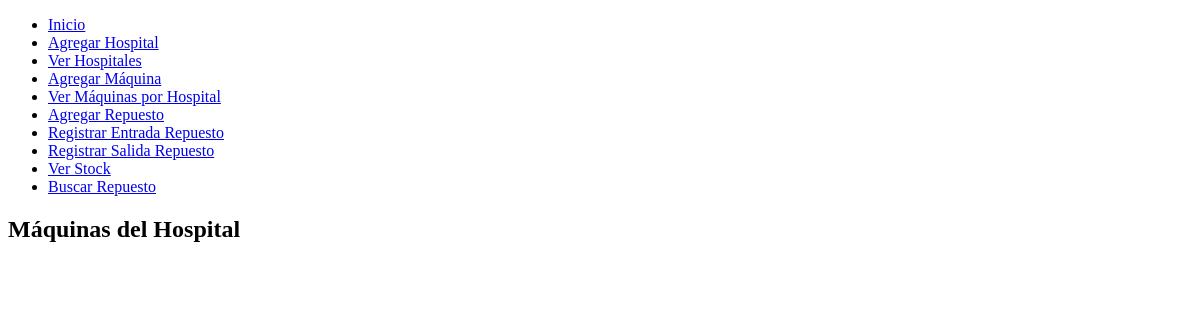
/ver_maquinas/7, run on an earlier commit of the app's database.
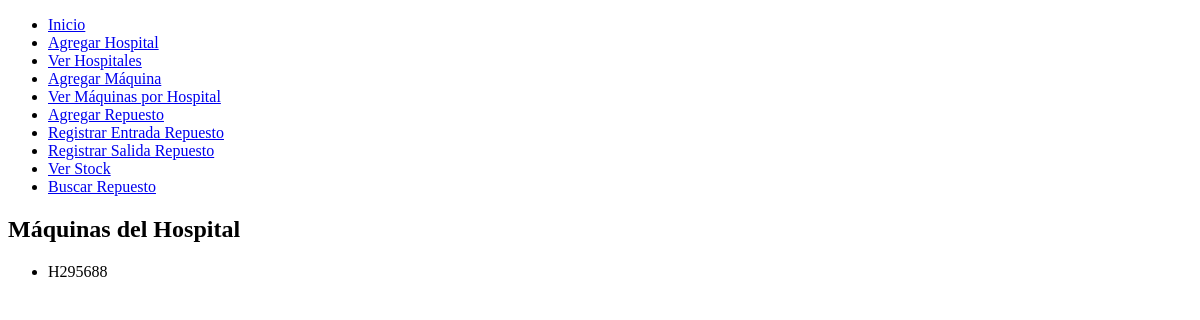
And on a later commit of the database.
### tables this page shows
CREATE TABLE maquina (
            id INTEGER PRIMARY KEY AUTOINCREMENT,
            nombre TEXT NOT NULL,
            hospital_id INTEGER,
            FOREIGN KEY(hospital_id) REFERENCES hospital(id)
        );

### app.py (the view)
@app.route('/ver_maquinas/<int:hospital_id>')
def ver_maquinas_por_hospital(hospital_id):
    conexion = conectar_db()
    cursor = conexion.cursor()
    cursor.execute('SELECT nombre FROM maquina WHERE hospital_id = ?', (hospital_id,))
    maquinas = cursor.fetchall()
    conexion.close()
    return render_template('maquinas_por_hospital.html', maquinas = maquinas)

### app.py (called while the page is built)
def conectar_db():
    return sqlite3.connect('inventario.db')

### templates/maquinas_por_hospital.html
{% extends 'base.html' %}
{% block content %}
<h2>Máquinas del Hospital</h2>
<ul>
    {% for maquina in maquinas %}
        <li>{{ maquina[0] }}</li>
    {% endfor %}
</ul>
{% endblock %}

What changed in the data, as far as the page shows it:
added maquina: nombre "H295688"
